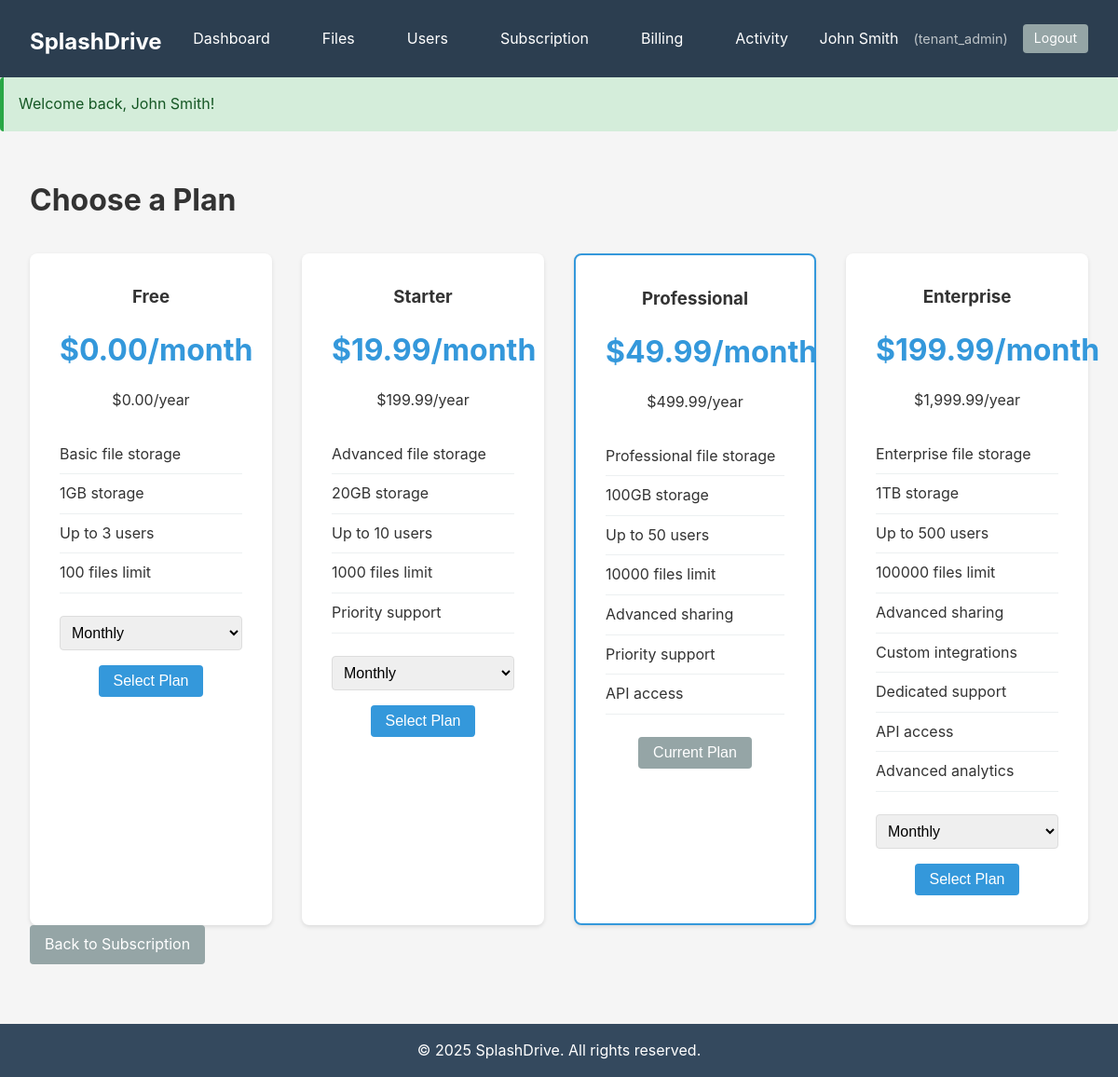
The page /subscription/plans (signed in) on the database its author committed.
### tables this page shows
CREATE TABLE IF NOT EXISTS `subscription_plans` (
  `id` INT UNSIGNED NOT NULL AUTO_INCREMENT,
  `name` VARCHAR(255) NOT NULL,
  `slug` VARCHAR(255) NOT NULL UNIQUE,
  `description` TEXT DEFAULT NULL,
  `price_monthly` DECIMAL(10, 2) NOT NULL DEFAULT 0.00,
  `price_yearly` DECIMAL(10, 2) NOT NULL DEFAULT 0.00,
  `max_storage_bytes` BIGINT UNSIGNED NOT NULL DEFAULT 0,
  `max_users` INT UNSIGNED NOT NULL DEFAULT 0,
  `max_files` INT UNSIGNED NOT NULL DEFAULT 0,
  `features` TEXT DEFAULT NULL,
  `is_active` TINYINT(1) DEFAULT 1,
  `sort_order` INT DEFAULT 0,
  `created_at` TIMESTAMP DEFAULT CURRENT_TIMESTAMP,
  `updated_at` TIMESTAMP DEFAULT CURRENT_TIMESTAMP ON UPDATE CURRENT_TIMESTAMP,
  PRIMARY KEY (`id`),
  INDEX `idx_slug` (`slug`),
  INDEX `idx_is_active` (`is_active`)
);

### app/controllers/SubscriptionController.php (called while the page is built, shortened)
<?php
class SubscriptionController extends Controller {
    private $subscriptionModel;
    private $planModel;
    public function __construct() {
        $this->subscriptionModel = $this->model('TenantSubscription');
        $this->planModel = $this->model('SubscriptionPlan');
    }
    public function plans() {
        $plans = $this->planModel->getActivePlans();
        $tenantId = Auth::tenantId();
        $currentSubscription = $this->subscriptionModel->getByTenant($tenantId);
        $this->view('subscription/plans', [
            'title' => 'Subscription Plans - ' . APP_NAME,
            'plans' => $plans,
            'currentSubscription' => $currentSubscription
        ]);
    }
}

### app/core/Router.php (called while the page is built, shortened)
<?php
class Router {
    private $routes = [];
    public function add($method, $path, $controller, $action) {
        $this->routes[] = [
            'method' => strtoupper($method),
            'path' => $path,
            'controller' => $controller,
            'action' => $action
        ];
    }
    public function match($url, $method = 'GET') {
        $url = parse_url($url, PHP_URL_PATH);
        foreach ($this->routes as $route) {
            if ($route['method'] !== strtoupper($method)) {
                continue;
            }
            $pattern = preg_replace('/\{([a-zA-Z0-9_]+)\}/', '(?P<$1>[a-zA-Z0-9_-]+)', $route['path']);
            $pattern = '#^' . $pattern . '$#';
            if (preg_match($pattern, $url, $matches)) {
                $params = [];
                return [
                    'controller' => $route['controller'],
                    'action' => $route['action'],
                    'params' => $params
                ];
            }
        }
        return false;
    }
    public function dispatch($url, $method = 'GET') {
        $route = $this->match($url, $method);
        $action = $route['action'];
        $this->params = $route['params'];
        $controller = new $controllerName();
        call_user_func_array([$controller, $action], $this->params);
    }
}

### public/index.php (called while the page is built, shortened)
<?php
require_once APP_PATH . '/core/Database.php';
require_once APP_PATH . '/core/Model.php';
require_once APP_PATH . '/core/Controller.php';
require_once APP_PATH . '/core/Router.php';
require_once APP_PATH . '/core/Session.php';
require_once APP_PATH . '/core/Auth.php';
$router = new Router();
$router->add('GET', '/', 'HomeController', 'index');
$router->add('GET', '/auth/login', 'AuthController', 'login');
$router->add('POST', '/auth/login', 'AuthController', 'loginPost');
$router->add('GET', '/auth/register', 'AuthController', 'register');
$router->add('POST', '/auth/register', 'AuthController', 'registerPost');
$router->add('GET', '/auth/logout', 'AuthController', 'logout');
$router->add('GET', '/dashboard', 'DashboardController', 'index');
$router->add('GET', '/dashboard/admin', 'DashboardController', 'admin');
$router->add('GET', '/users', 'UserController', 'index');
$router->add('GET', '/users/create', 'UserController', 'create');
$router->add('POST', '/users/create', 'UserController', 'store');
$router->add('GET', '/users/edit/{id}', 'UserController', 'edit');
$router->add('POST', '/users/edit/{id}', 'UserController', 'update');
$router->add('POST', '/users/delete/{id}', 'UserController', 'delete');
$router->add('GET', '/tenants', 'TenantController', 'index');
$router->add('GET', '/tenants/create', 'TenantController', 'create');
$router->add('POST', '/tenants/create', 'TenantController', 'store');
$router->add('GET', '/tenants/edit/{id}', 'TenantController', 'edit');
$router->add('POST', '/tenants/edit/{id}', 'TenantController', 'update');
$router->add('GET', '/tenants/view/{id}', 'TenantController', 'view');
$router->add('GET', '/files', 'FileController', 'index');
$router->add('GET', '/files/folder/{id}', 'FileController', 'folder');
$router->add('POST', '/files/upload', 'FileController', 'upload');
$router->add('GET', '/files/download/{id}', 'FileController', 'download');
$router->add('POST', '/files/delete/{id}', 'FileController', 'delete');
$router->add('POST', '/files/move/{id}', 'FileController', 'move');
$router->add('POST', '/files/rename/{id}', 'FileController', 'rename');
$router->add('GET', '/files/search', 'FileController', 'search');
$router->add('GET', '/folders', 'FolderController', 'index');
$router->add('POST', '/folders/create', 'FolderController', 'create');
$router->add('POST', '/folders/delete/{id}', 'FolderController', 'delete');
$router->add('POST', '/folders/rename/{id}', 'FolderController', 'rename');
$router->add('POST', '/folders/move/{id}', 'FolderController', 'move');
$router->add('GET', '/trash', 'TrashController', 'index');
$router->add('POST', '/trash/restore/{type}/{id}', 'TrashController', 'restore');
$router->add('POST', '/trash/delete/{type}/{id}', 'TrashController', 'deletePermanently');
$router->add('POST', '/trash/empty', 'TrashController', 'empty');
$router->add('GET', '/share/{token}', 'ShareController', 'view');
$router->add('POST', '/share/create', 'ShareController', 'create');
$router->add('POST', '/share/delete/{id}', 'ShareController', 'delete');
$router->add('GET', '/shares', 'ShareController', 'index');
$router->add('GET', '/subscription', 'SubscriptionController', 'index');
$router->add('POST', '/subscription/change', 'SubscriptionController', 'change');
$router->add('GET', '/subscription/plans', 'SubscriptionController', 'plans');
$router->add('GET', '/billing', 'BillingController', 'index');
$router->add('GET', '/billing/invoices', 'BillingController', 'invoices');
$router->add('GET', '/billing/invoice/{id}', 'BillingController', 'invoice');
$router->add('POST', '/billing/pay/{id}', 'BillingController', 'pay');
$router->add('GET', '/activity', 'ActivityController', 'index');
$router->add('GET', '/activity/export', 'ActivityController', 'export');
$router->add('GET', '/api/files/list', 'ApiController', 'listFiles');
$router->add('POST', '/api/files/upload', 'ApiController', 'uploadFile');
$router->add('GET', '/api/folders/list', 'ApiController', 'listFolders');
$url = parse_url($_SERVER['REQUEST_URI'], PHP_URL_PATH);
$method = $_SERVER['REQUEST_METHOD'];
$router->dispatch($url, $method);

### app/core/Database.php (called while the page is built, shortened)
<?php
class Database {
    private static $instance = null;
    private $pdo;
    private function __construct() {
        $dsn = 'mysql:host=' . DB_HOST . ';port=' . DB_PORT . ';dbname=' . DB_NAME . ';charset=' . DB_CHARSET;
        $options = [
            PDO::ATTR_ERRMODE            => PDO::ERRMODE_EXCEPTION,
            PDO::ATTR_DEFAULT_FETCH_MODE => PDO::FETCH_ASSOC,
            PDO::ATTR_EMULATE_PREPARES   => false,
        ];
        try {
            $this->pdo = new PDO($dsn, DB_USER, DB_PASS, $options);
        } catch (PDOException $e) {
            die('Database connection failed: ' . $e->getMessage());
        }
    }
    public static function getInstance() {
        if (self::$instance === null) {
            self::$instance = new self();
        }
        return self::$instance;
    }
    public function query($sql, $params = []) {
        try {
            $stmt = $this->pdo->prepare($sql);
            $stmt->execute($params);
            return $stmt;
        } catch (PDOException $e) {
            error_log('Database query error: ' . $e->getMessage());
            throw $e;
        }
    }
    public function fetchAll($sql, $params = []) {
        $stmt = $this->query($sql, $params);
        return $stmt->fetchAll();
    }
    public function fetch($sql, $params = []) {
        $stmt = $this->query($sql, $params);
        return $stmt->fetch();
    }
}

### app/core/Model.php (called while the page is built, shortened)
<?php
class Model {
    protected $db;
    protected $table;
    public function __construct() {
        $this->db = Database::getInstance();
    }
    public function findAll($conditions = [], $orderBy = '', $limit = null, $offset = null) {
        $sql = "SELECT * FROM {$this->table}";
        $params = [];
        if (!empty($conditions)) {
            $where = [];
            foreach ($conditions as $key => $value) {
                $where[] = "$key = :$key";
                $params[$key] = $value;
            }
            $sql .= ' WHERE ' . implode(' AND ', $where);
        }
        if ($orderBy) {
            $sql .= " ORDER BY $orderBy";
        }
        return $this->db->fetchAll($sql, $params);
    }
    public function fetch($sql, $params = []) {
        return $this->db->fetch($sql, $params);
    }
}

### app/models/SubscriptionPlan.php (called while the page is built, shortened)
<?php
class SubscriptionPlan extends Model {
    public function getActivePlans() {
        return $this->findAll(['is_active' => 1], 'sort_order ASC');
    }
}

### app/core/Session.php (called while the page is built, shortened)
<?php
class Session {
    public static function get($key, $default = null) {
        return isset($_SESSION[$key]) ? $_SESSION[$key] : $default;
    }
    public static function has($key) {
        return isset($_SESSION[$key]);
    }
}

### app/core/Auth.php (called while the page is built, shortened)
<?php
class Auth {
    public static function check() {
        return Session::has('user_id');
    }
    public static function tenantId() {
        return Session::get('tenant_id');
    }
}

### app/models/TenantSubscription.php (called while the page is built, shortened)
<?php
class TenantSubscription extends Model {
    protected $table = 'tenant_subscriptions';
    public function getByTenant($tenantId) {
        $sql = "SELECT ts.*, sp.name as plan_name, sp.price_monthly, sp.price_yearly,
                       sp.max_storage_bytes, sp.max_users, sp.max_files
                FROM {$this->table} ts
                LEFT JOIN subscription_plans sp ON ts.plan_id = sp.id
                WHERE ts.tenant_id = :tenant_id
                ORDER BY ts.created_at DESC
                LIMIT 1";
        return $this->fetch($sql, ['tenant_id' => $tenantId]);
    }
}

### app/views/subscription/plans.php (the view, shortened to what this page needs)
<div class="subscription-page">
    <h1>Choose a Plan</h1>
    <div class="plans-grid">
        <?php foreach ($plans as $plan): ?>
            <div class="plan-card <?php echo ($currentSubscription && $currentSubscription['plan_id'] == $plan['id']) ? 'current-plan' : ''; ?>">
                <h3><?php echo htmlspecialchars($plan['name']); ?></h3>
                <p class="plan-price">$<?php echo number_format($plan['price_monthly'], 2); ?>/month</p>
                <p class="plan-price-yearly">$<?php echo number_format($plan['price_yearly'], 2); ?>/year</p>
                <ul class="plan-features">
                    <?php
                    $features = explode(',', $plan['features']);
                    foreach ($features as $feature):
                    ?>
                        <li><?php echo htmlspecialchars(trim($feature)); ?></li>
                    <?php endforeach; ?>
                </ul>
                <?php if ($currentSubscription && $currentSubscription['plan_id'] == $plan['id']): ?>
                    <button class="btn btn-secondary" disabled>Current Plan</button>
                <?php else: ?>
                    <form method="POST" action="/subscription/change">
                        <div class="form-group">
                            <select name="billing_cycle" class="form-control">
                                <option value="monthly">Monthly</option>
                            </select>
                        </div>
                        <button type="submit" class="btn btn-primary">Select Plan</button>
                    </form>
                <?php endif; ?>
            </div>
        <?php endforeach; ?>
    </div>
    <a href="/subscription" class="btn btn-secondary">Back to Subscription</a>
</div>

### public/assets/css/style.css (style rules this page uses)
* { margin: 0; padding: 0; box-sizing: border-box; }
body { font-family: -apple-system, BlinkMacSystemFont, 'Segoe UI', Roboto, Oxygen, Ubuntu, Cantarell, sans-serif; line-height: 1.6; color: #333; background-color: #f5f5f5; }
.btn { display: inline-block; padding: 0.5rem 1rem; border: none; border-radius: 4px; cursor: pointer; text-decoration: none; font-size: 1rem; transition: all 0.3s; }
.btn-primary { background-color: #3498db; color: white; }
.btn-secondary { background-color: #95a5a6; color: white; }
.form-group { margin-bottom: 1rem; }
.form-control { width: 100%; padding: 0.5rem; border: 1px solid #ddd; border-radius: 4px; font-size: 1rem; }
.plans-grid { display: grid; grid-template-columns: repeat(auto-fit, minmax(250px, 1fr)); gap: 2rem; margin-top: 2rem; }
.plan-card { background-color: white; padding: 2rem; border-radius: 8px; box-shadow: 0 2px 4px rgba(0,0,0,0.1); text-align: center; }
.plan-price { font-size: 2rem; font-weight: bold; color: #3498db; margin: 1rem 0; }
.plan-features { list-style: none; margin: 1.5rem 0; text-align: left; }
.plan-features li { padding: 0.5rem 0; border-bottom: 1px solid #ecf0f1; }
.current-plan { border: 2px solid #3498db; }

### rows shown on the page
subscription_plans: name "Free", price_monthly "0.00", price_yearly "0.00", features "Basic file storage", features "1GB storage", features "Up to 3 users", features "100 files limit"
subscription_plans: name "Starter", price_monthly "19.99", price_yearly "199.99", features "Advanced file storage", features "20GB storage", features "Up to 10 users", features "1000 files limit", features "Priority support"
subscription_plans: name "Professional", price_monthly "49.99", price_yearly "499.99", features "Professional file storage", features "100GB storage", features "Up to 50 users", features "10000 files limit", features "Advanced sharing", features "Priority support", features "API access", shows "Current Plan"
subscription_plans: name "Enterprise", price_monthly "199.99", price_yearly "1,999.99", features "Enterprise file storage", features "1TB storage", features "Up to 500 users", features "100000 files limit", features "Advanced sharing", features "Custom integrations", features "Dedicated support", features "API access", features "Advanced analytics"

### other values the page prints
APP_NAME "SplashDrive"
Auth::user()['name'] "John Smith"
Auth::role() "tenant_admin"
Session::getFlash('success') "Welcome back, John Smith!"
